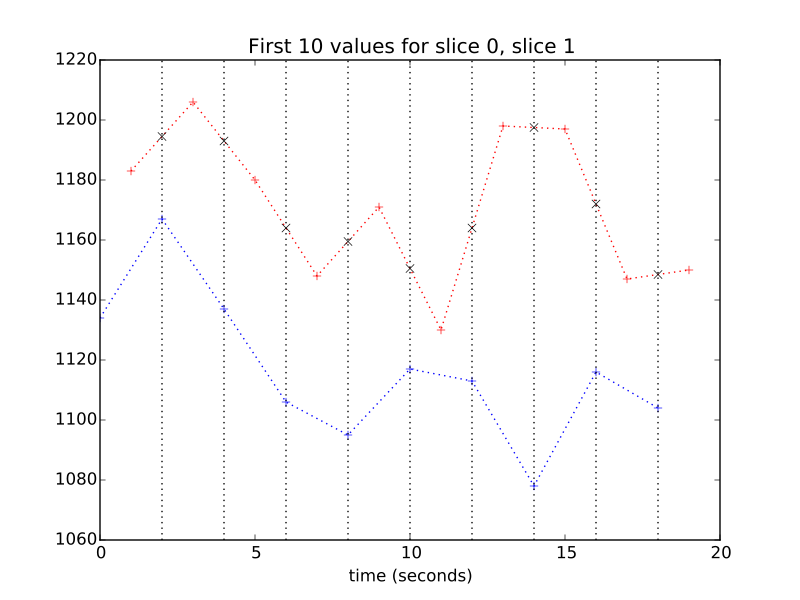

Reproduce this figure in Python.
plt.plot(times_slice_0[:10], time_course_slice_0[:10], 'b:+')
plt.plot(times_slice_1[:10], time_course_slice_1[:10], 'r:+')
plt.title('First 10 values for slice 0, slice 1')
plt.xlabel('time (seconds)')
min_y, max_y = plt.ylim()
for i in range(1, 10):
    t = times_slice_0[i]
    plt.plot([t, t], [min_y, max_y], 'k:')
    x = t
    x0 = times_slice_1[i-1]
    x1 = times_slice_1[i]
    y0 = time_course_slice_1[i-1]
    y1 = time_course_slice_1[i]
    y = y0 + (x - x0) * (y1 - y0) / (x1 - x0)
    plt.plot(x, y, 'kx')
